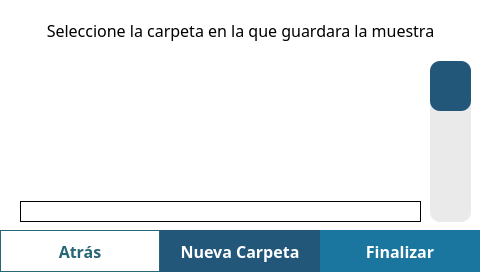
<?xml version="1.0" encoding="UTF-8"?>
<ui version="4.0">
 <class>MainWindow</class>
 <widget class="QMainWindow" name="MainWindow">
  <property name="geometry">
   <rect>
    <x>0</x>
    <y>0</y>
    <width>480</width>
    <height>272</height>
   </rect>
  </property>
  <property name="windowTitle">
   <string>MainWindow</string>
  </property>
  <property name="styleSheet">
   <string notr="true">QLabel {
	font-family: Poppins;
	font-size: 16px;
}

QWidget {
	background-color: white;
}

QPushButton {
	border: none;
	background-color: white;
	font-size: 14px;
	font-family: Poppins;
	font-weight: 500;
}

</string>
  </property>
  <widget class="QWidget" name="centralwidget">
   <widget class="QStackedWidget" name="stackedWidget">
    <property name="geometry">
     <rect>
      <x>0</x>
      <y>0</y>
      <width>480</width>
      <height>272</height>
     </rect>
    </property>
    <property name="currentIndex">
     <number>0</number>
    </property>
    <widget class="QWidget" name="page">
     <widget class="QPushButton" name="backBtn">
      <property name="geometry">
       <rect>
        <x>0</x>
        <y>230</y>
        <width>160</width>
        <height>42</height>
       </rect>
      </property>
      <property name="styleSheet">
       <string notr="true">QPushButton {
	background-color: white;
	color: #266676;
	font-size: 16px;
	border: 1px solid #266676;
}</string>
      </property>
      <property name="text">
       <string>Atrás</string>
      </property>
     </widget>
     <widget class="QPushButton" name="saveBtn">
      <property name="geometry">
       <rect>
        <x>320</x>
        <y>230</y>
        <width>160</width>
        <height>42</height>
       </rect>
      </property>
      <property name="styleSheet">
       <string notr="true">QPushButton {
	background-color: #1a759f;
	color: white;
	font-size: 16px;
	font-weight: 500;
	height: 50px;
	border: none;
}</string>
      </property>
      <property name="text">
       <string>Finalizar</string>
      </property>
     </widget>
     <widget class="QPushButton" name="createBtn">
      <property name="geometry">
       <rect>
        <x>160</x>
        <y>230</y>
        <width>160</width>
        <height>42</height>
       </rect>
      </property>
      <property name="styleSheet">
       <string notr="true">QPushButton {
	background-color: #22577a;
	color: white;
	font-size: 16px;
	font-weight: 500;
	height: 50px;
	border: none;
}</string>
      </property>
      <property name="text">
       <string>Nueva Carpeta</string>
      </property>
     </widget>
     <widget class="QListView" name="folderList">
      <property name="geometry">
       <rect>
        <x>20</x>
        <y>61</y>
        <width>401</width>
        <height>131</height>
       </rect>
      </property>
      <property name="styleSheet">
       <string notr="true">border: none;</string>
      </property>
      <property name="verticalScrollBarPolicy">
       <enum>Qt::ScrollBarAlwaysOff</enum>
      </property>
      <property name="horizontalScrollBarPolicy">
       <enum>Qt::ScrollBarAlwaysOff</enum>
      </property>
     </widget>
     <widget class="QSlider" name="verticalSlider">
      <property name="geometry">
       <rect>
        <x>430</x>
        <y>61</y>
        <width>41</width>
        <height>161</height>
       </rect>
      </property>
      <property name="styleSheet">
       <string notr="true">QSlider::groove:vertical{ 
	background-color: rgb(234, 234, 234);
	height: 161px;
	border-radius: 10px;
}

QSlider::handle:vertical { 
	background-color: #22577a;
    height: 50;
    width: 20px;
    line-height: 10px; 
	margin-top: 0px; 
	margin-bottom: 0px;
	border-radius: 10px; 
}

QSlider{
	background-color: rgb(234, 234, 234);
	border-radius: 20px;
}

</string>
      </property>
      <property name="pageStep">
       <number>1</number>
      </property>
      <property name="value">
       <number>0</number>
      </property>
      <property name="orientation">
       <enum>Qt::Vertical</enum>
      </property>
      <property name="invertedAppearance">
       <bool>true</bool>
      </property>
      <property name="invertedControls">
       <bool>false</bool>
      </property>
     </widget>
     <widget class="QLabel" name="selectFolderLbl">
      <property name="geometry">
       <rect>
        <x>20</x>
        <y>201</y>
        <width>401</width>
        <height>21</height>
       </rect>
      </property>
      <property name="styleSheet">
       <string notr="true">border: 1px solid black;</string>
      </property>
      <property name="text">
       <string/>
      </property>
      <property name="alignment">
       <set>Qt::AlignCenter</set>
      </property>
     </widget>
     <widget class="QLabel" name="label_2">
      <property name="geometry">
       <rect>
        <x>0</x>
        <y>0</y>
        <width>481</width>
        <height>61</height>
       </rect>
      </property>
      <property name="text">
       <string>Seleccione la carpeta en la que guardara la muestra</string>
      </property>
      <property name="alignment">
       <set>Qt::AlignCenter</set>
      </property>
     </widget>
    </widget>
    <widget class="QWidget" name="page_2">
     <widget class="QWidget" name="widgetKeyboard" native="true">
      <property name="geometry">
       <rect>
        <x>0</x>
        <y>140</y>
        <width>480</width>
        <height>135</height>
       </rect>
      </property>
      <property name="styleSheet">
       <string notr="true">background-color: rgb(234, 234, 234);</string>
      </property>
     </widget>
     <widget class="QLabel" name="label">
      <property name="geometry">
       <rect>
        <x>20</x>
        <y>15</y>
        <width>241</width>
        <height>21</height>
       </rect>
      </property>
      <property name="text">
       <string>&lt;html&gt;&lt;head/&gt;&lt;body&gt;&lt;p&gt;Nombre de la nueva carpeta&lt;/p&gt;&lt;/body&gt;&lt;/html&gt;</string>
      </property>
     </widget>
     <widget class="QLineEdit" name="inputPlace">
      <property name="geometry">
       <rect>
        <x>20</x>
        <y>50</y>
        <width>441</width>
        <height>31</height>
       </rect>
      </property>
      <property name="styleSheet">
       <string notr="true">border-color: rgb(0, 0, 0);
border-style: solid;
border-width: 1px;
background-color: rgb(234, 234, 234);
font: 14px Poppins;</string>
      </property>
      <property name="maxLength">
       <number>50</number>
      </property>
      <property name="placeholderText">
       <string>Ej: Colegio de Manaure</string>
      </property>
     </widget>
     <widget class="QPushButton" name="backBtn_2">
      <property name="geometry">
       <rect>
        <x>0</x>
        <y>100</y>
        <width>240</width>
        <height>42</height>
       </rect>
      </property>
      <property name="styleSheet">
       <string notr="true">QPushButton {
	background-color: white;
	color: #266676;
	font-size: 16px;
	border: 1px solid #266676;
}</string>
      </property>
      <property name="text">
       <string>Atrás</string>
      </property>
     </widget>
     <widget class="QPushButton" name="saveBtn_2">
      <property name="geometry">
       <rect>
        <x>240</x>
        <y>100</y>
        <width>240</width>
        <height>42</height>
       </rect>
      </property>
      <property name="styleSheet">
       <string notr="true">QPushButton {
	background-color: #1a759f;
	color: white;
	font-size: 16px;
	font-weight: 500;
	height: 50px;
	border: none;
}</string>
      </property>
      <property name="text">
       <string>Finalizar</string>
      </property>
     </widget>
    </widget>
   </widget>
  </widget>
 </widget>
 <resources/>
 <connections/>
</ui>
